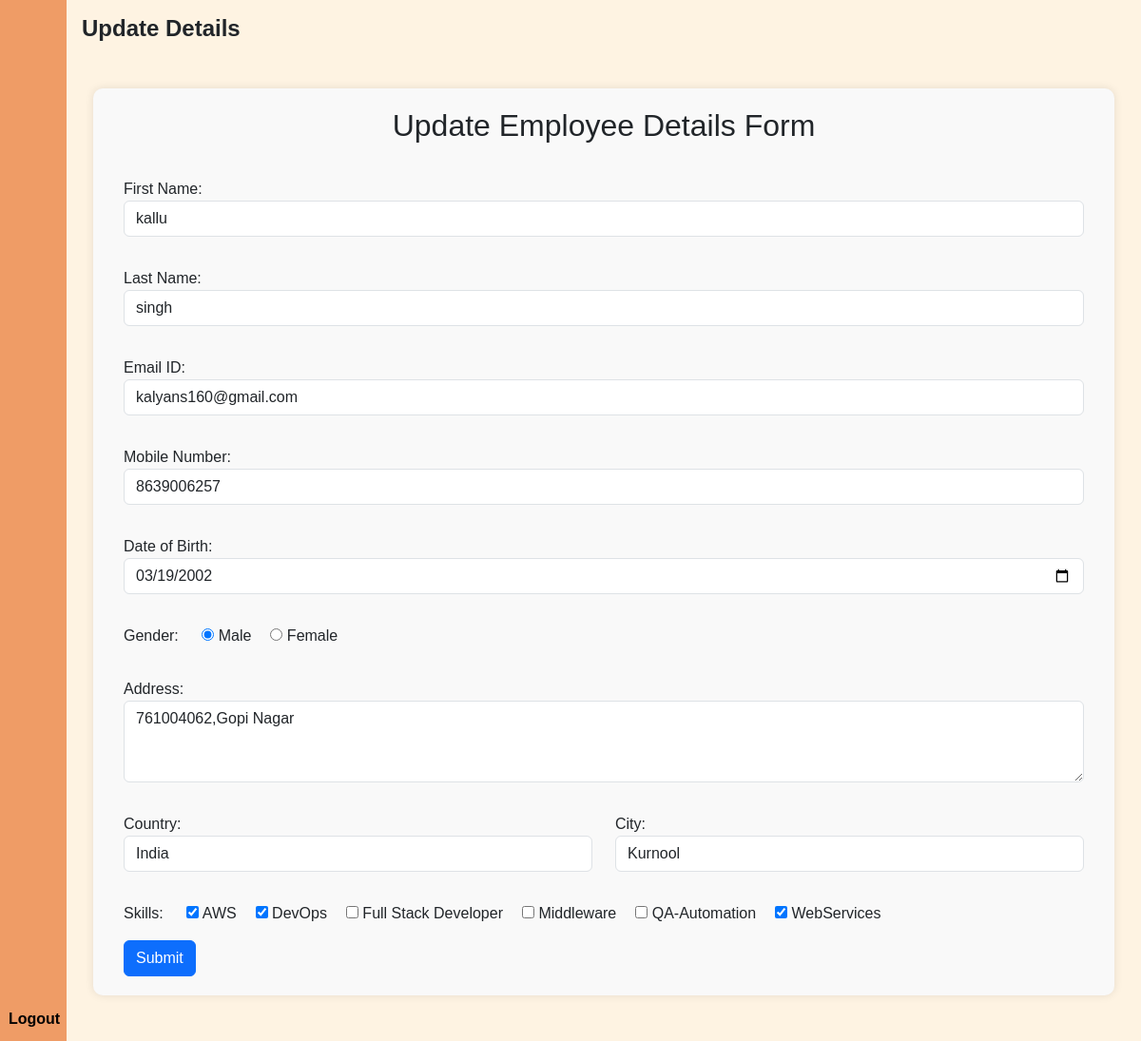
The page /1/ (signed in) on the database its author committed.
### Webpage/models.py (models this page shows)
class Emp_details(models.Model):
    firstname = models.CharField(max_length=100)
    lastname = models.CharField(max_length=100)
    email = models.EmailField(max_length=100)
    mobile = models.CharField(max_length=12)
    birth = models.DateField()
    gender = models.CharField(max_length=100)
    address = models.TextField()
    country = CountryField()
    city = models.CharField(max_length=100)
    skills = models.ManyToManyField(Skill)

### Webpage/views.py (the view)
# urls.py: path('<int:id>/',views.update_date,name='update_data'),
@login_required
def update_date(request,id):
    if request.method == 'POST':
        pi = Emp_details.objects.get(pk=id)
        fm = EmployeeForm(request.POST,instance=pi)
        if fm.is_valid():
            fm.save()
            return redirect('Webpage:show_detail')
    else:
        pi = Emp_details.objects.get(pk=id)
        fm = EmployeeForm(instance=pi)
    return render(request,'update.html',{'form':fm})

### Webpage/models.py (called while the page is built)
    def __str__(self):
        return self.name

### templates/update.html (shortened to what this page needs)
{%extends 'sidebar.html'%}
{%load static%}
{% block extra_css %}
<link rel="stylesheet" href="{% static 'emp.css' %}">
{% endblock extra_css %}
{%block content%}
<h1>Update Details</h1>
<div class="container mt-5">
    <div class="form-container">
        <h2 class="text-center">Update Employee Details Form</h2>
        <div class="container">
            <div class="row">
                <div class="col-12">
                    <form action="" method="post">
                        <div class="row">
                            {% for fm in form %}
                                {% if fm.name == 'country' or fm.name == 'city' %}
                                    <div class="col-md-6">
                                        <div class="form-group mb-10 py-2 my-2">
                                            {{ fm.label_tag }} {{ fm }}
                                        </div>
                                    </div>
                                {% else %}
                                    <div class="col-12">
                                        <div class="form-group mb-10 py-2 my-2">
                                            {{ fm.label_tag }} {{ fm }}
                                        </div>
                                    </div>
                                {% endif %}
                            {% endfor %}
                        </div>
                        <input type="submit" value="Submit" class="btn btn-primary">
                    </form>
                </div>
            </div>
        </div>
    </div>
</div>
{%endblock content%}

### styles.css (style rules this page uses)
body { background-color: #FFF5E1; }
h1 { font-weight: 600; font-size: 1.5rem; }
body { font-family: 'Poppins', sans-serif; }
#id_gender, #id_skills { display: inline-flex !important; }

### emp.css (style rules this page uses)
#id_gender, #id_skills { display: inline-flex !important; }
#id_gender>div { padding-left: 20px; }
#id_skills>div { padding-left: 20px; }
#id_email, #id_mobile { display: inline-flex; }

### templates/update.html (style rules this page uses)
.form-container { background-color: #f9f9f9; padding: 20px; border-radius: 10px; box-shadow: 0px 0px 10px rgba(0, 0, 0, 0.1); }
.form-container h2 { margin-bottom: 20px; }

### rows shown on the page
Emp_details: form "kallu" "singh" "kalyans160@gmail.com" "8639006257" "03/19/2002" "☑ Male ☐ Female" "761004062,Gopi Nagar", form "India" "Kurnool"

### other values the page prints
{{ fm.label_tag }} "First Name:" "Last Name:" "Email ID:" "Mobile Number:" "Date of Birth:" "Gender:" "Address:" "Skills:"
{{ fm.label_tag }} "Country:" "City:"
